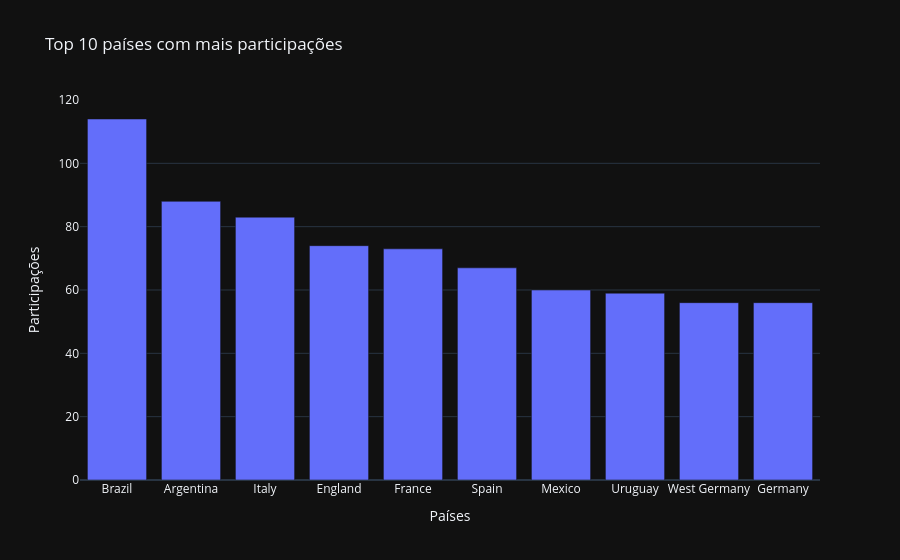

This figure's notebook cell:
### Code cell
# =======================
# SEABORN
# =======================
plt.figure(figsize=(12,6))

sns.barplot(x=top10.index, y=top10.values)

plt.title('Top 10 países com mais participações')
plt.xlabel('Países')
plt.ylabel('Participações')

plt.xticks(rotation=45)

plt.show()


# =======================
# PLOTLY
# =======================

fig = px.bar(
    x=top10.index,
    y=top10.values,
    title='Top 10 países com mais participações'
)

fig.update_layout(
    xaxis_title='Países',
    yaxis_title='Participações'
)

fig.show()

### Figure 1 — Plotly figure (JSON) as saved in the notebook; plotly's stock layout.template omitted (floating-point values rounded to 4 significant figures)
{"data": [{"hovertemplate": "x=%{x}<br>y=%{y}<extra></extra>", "legendgroup": "", "marker": {"color": "#636efa", "pattern": {"shape": ""}}, "name": "", "orientation": "v", "showlegend": false, "textposition": "auto", "type": "bar", "x": ["Brazil", "Argentina", "Italy", "England", "France", "Spain", "Mexico", "Uruguay", "West Germany", "Germany"], "xaxis": "x", "y": [114, 88, 83, 74, 73, 67, 60, 59, 56, 56], "yaxis": "y"}], "layout": {"barmode": "relative", "legend": {"tracegroupgap": 0}, "title": {"text": "Top 10 países com mais participações"}, "xaxis": {"anchor": "y", "domain": [0, 1], "title": {"text": "Países"}}, "yaxis": {"anchor": "x", "domain": [0, 1], "title": {"text": "Participações"}}}}
